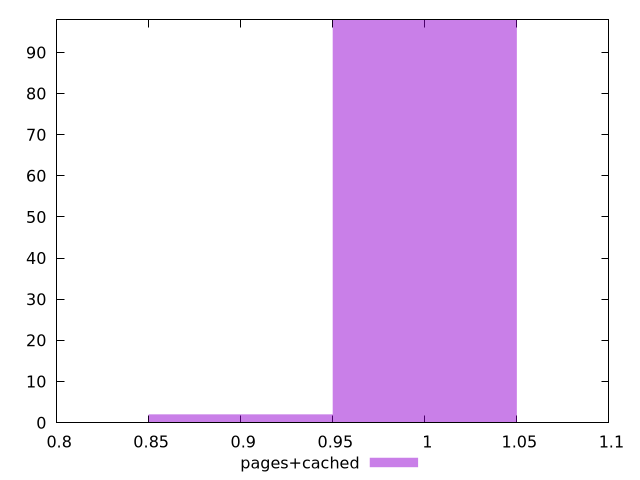

Generate this figure with gnuplot:
$_pagesCached <<EOF
0.9 2
1 98
EOF
set key outside below
set terminal pngcairo
set output "report_00005_2020-11-02T22-26-11.212Z/unminified-javascript/pages+cached//hist.png"
set yrange [0:98]
set boxwidth 0.1
set style fill transparent solid 0.5 noborder
plot $_pagesCached title "pages+cached" with boxes ,
